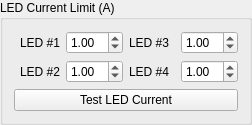
             <widget class="QGroupBox" name="configure_current_limit_box">
              <property name="toolTip">
               <string>Set the current limit for each LED channel.</string>
              </property>
              <property name="title">
               <string>LED Current Limit (A)</string>
              </property>
              <layout class="QGridLayout" name="gridLayout_17" columnstretch="0,0,10,0,0,10">
               <item row="0" column="1">
                <widget class="QLabel" name="configure_current_limit_LED1_label">
                 <property name="text">
                  <string>LED #1</string>
                 </property>
                </widget>
               </item>
               <item row="0" column="5">
                <widget class="QDoubleSpinBox" name="configure_current_limit_LED3_spin_box">
                 <property name="toolTip">
                  <string>Set the current limit (in amps) for LED channel #3</string>
                 </property>
                 <property name="specialValueText">
                  <string/>
                 </property>
                 <property name="minimum">
                  <double>0.010000000000000</double>
                 </property>
                 <property name="value">
                  <double>1.000000000000000</double>
                 </property>
                </widget>
               </item>
               <item row="1" column="2">
                <widget class="QDoubleSpinBox" name="configure_current_limit_LED2_spin_box">
                 <property name="toolTip">
                  <string>Set the current limit (in amps) for LED channel #2</string>
                 </property>
                 <property name="specialValueText">
                  <string/>
                 </property>
                 <property name="minimum">
                  <double>0.010000000000000</double>
                 </property>
                 <property name="value">
                  <double>1.000000000000000</double>
                 </property>
                </widget>
               </item>
               <item row="2" column="0" colspan="6">
                <widget class="QPushButton" name="configure_current_limit_test_button">
                 <property name="toolTip">
                  <string>This will briefly drive each active LED channel at the maximum current.  Any LED channels that failed to reach the set current (such as a disconnected channel) will be deactivated.</string>
                 </property>
                 <property name="text">
                  <string>Test LED Current</string>
                 </property>
                </widget>
               </item>
               <item row="0" column="2">
                <widget class="QDoubleSpinBox" name="configure_current_limit_LED1_spin_box">
                 <property name="toolTip">
                  <string>Set the current limit (in amps) for LED channel #1</string>
                 </property>
                 <property name="specialValueText">
                  <string/>
                 </property>
                 <property name="minimum">
                  <double>0.010000000000000</double>
                 </property>
                 <property name="value">
                  <double>1.000000000000000</double>
                 </property>
                </widget>
               </item>
               <item row="1" column="1">
                <widget class="QLabel" name="configure_current_limit_LED2_label">
                 <property name="text">
                  <string>LED #2</string>
                 </property>
                </widget>
               </item>
               <item row="1" column="5">
                <widget class="QDoubleSpinBox" name="configure_current_limit_LED4_spin_box">
                 <property name="toolTip">
                  <string>Set the current limit (in amps) for LED channel #4</string>
                 </property>
                 <property name="specialValueText">
                  <string/>
                 </property>
                 <property name="minimum">
                  <double>0.010000000000000</double>
                 </property>
                 <property name="value">
                  <double>1.000000000000000</double>
                 </property>
                </widget>
               </item>
               <item row="0" column="3">
                <widget class="QLabel" name="configure_current_limit_LED3_label">
                 <property name="text">
                  <string>LED #3</string>
                 </property>
                </widget>
               </item>
               <item row="1" column="3">
                <widget class="QLabel" name="configure_current_limit_LED4_label">
                 <property name="text">
                  <string>LED #4</string>
                 </property>
                </widget>
               </item>
              </layout>
             </widget>
